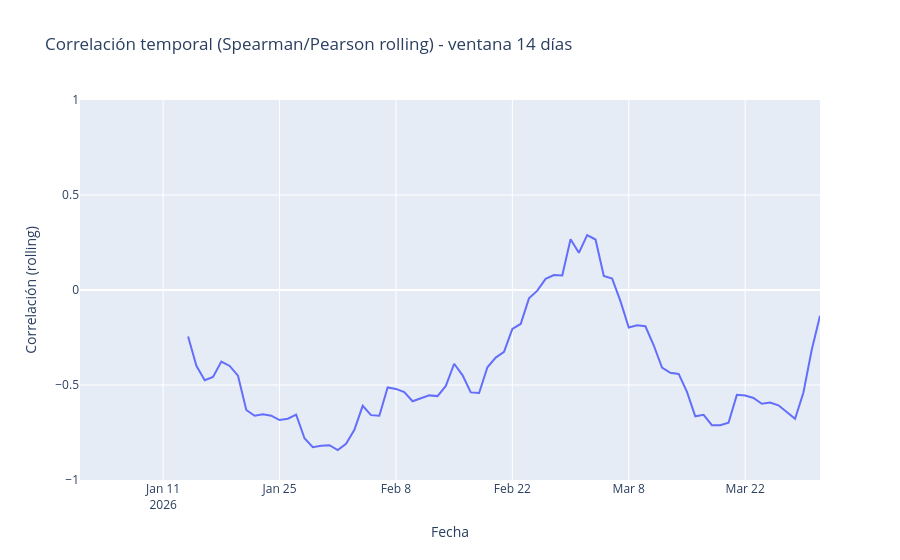

Notebook cell for this chart:
### Markdown cell above
## 7. Muestre gráfico de correlación temporal con plotly.

### Code cell
import numpy as np
import pandas as pd
import plotly.express as px

np.random.seed(42)

# 1) Simular datos diarios (90 días)
n = 90
fechas = pd.date_range("2026-01-01", periods=n, freq="D")

# Serie 1: pantallas (horas)
pantalla = 6 + np.random.normal(0, 1.0, n)

# Serie 2: concentración (1–10)
# La hacemos "influida" por pantalla, pero con ruido y algo de dinámica
concentracion = 7 - 0.35 * pantalla + np.random.normal(0, 0.8, n)

df = pd.DataFrame({
    "fecha": fechas,
    "pantalla": pantalla,
    "concentracion": concentracion
})

# 2) Correlación temporal: rolling correlation (ventana de 14 días)
window = 14
df["corr_rolling"] = df["pantalla"].rolling(window).corr(df["concentracion"])

# 3) Graficar con Plotly
fig = px.line(
    df,
    x="fecha",
    y="corr_rolling",
    title=f"Correlación temporal (Spearman/Pearson rolling) - ventana {window} días"
)

fig.update_yaxes(title="Correlación (rolling)", range=[-1, 1])
fig.update_xaxes(title="Fecha")
fig.show()
